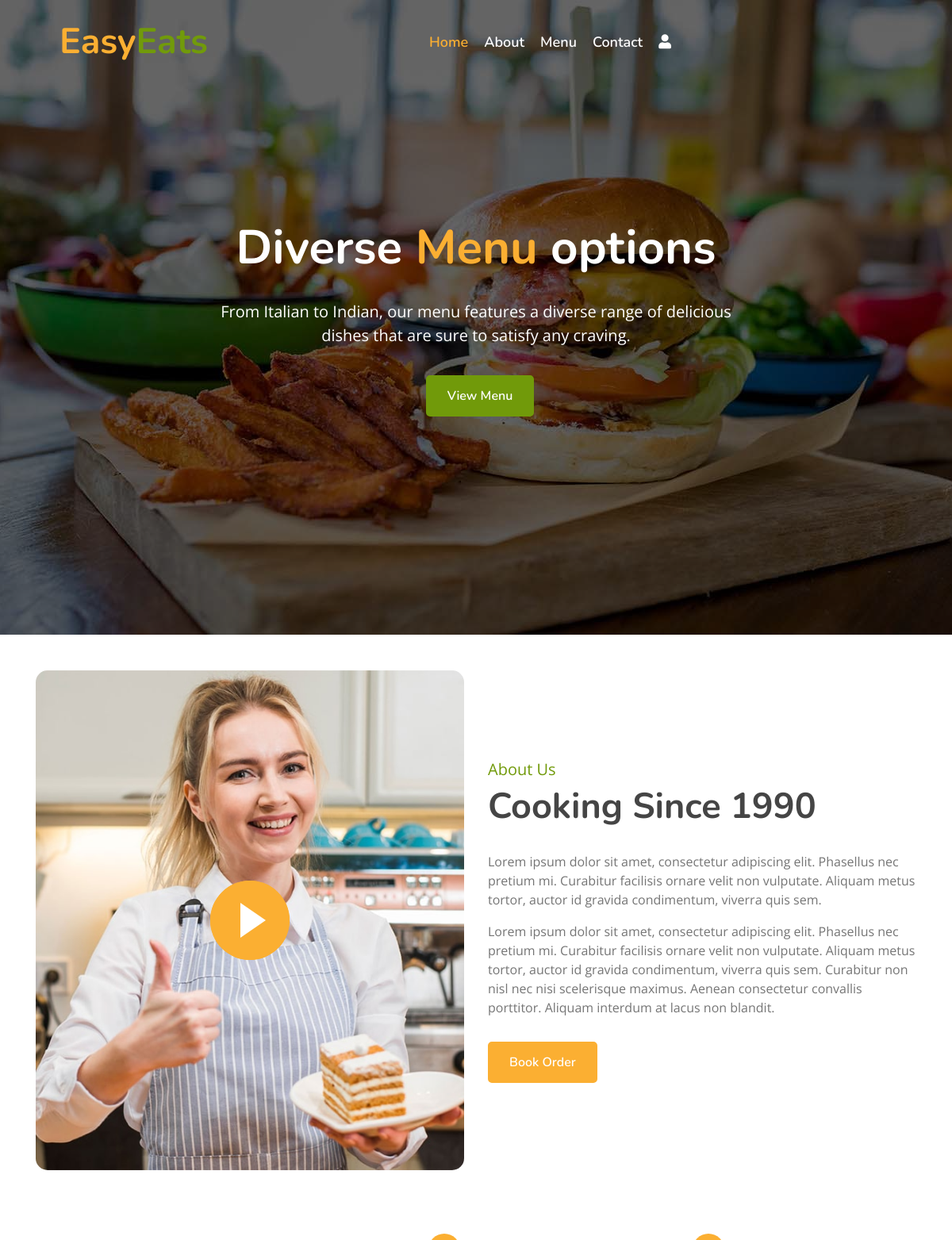
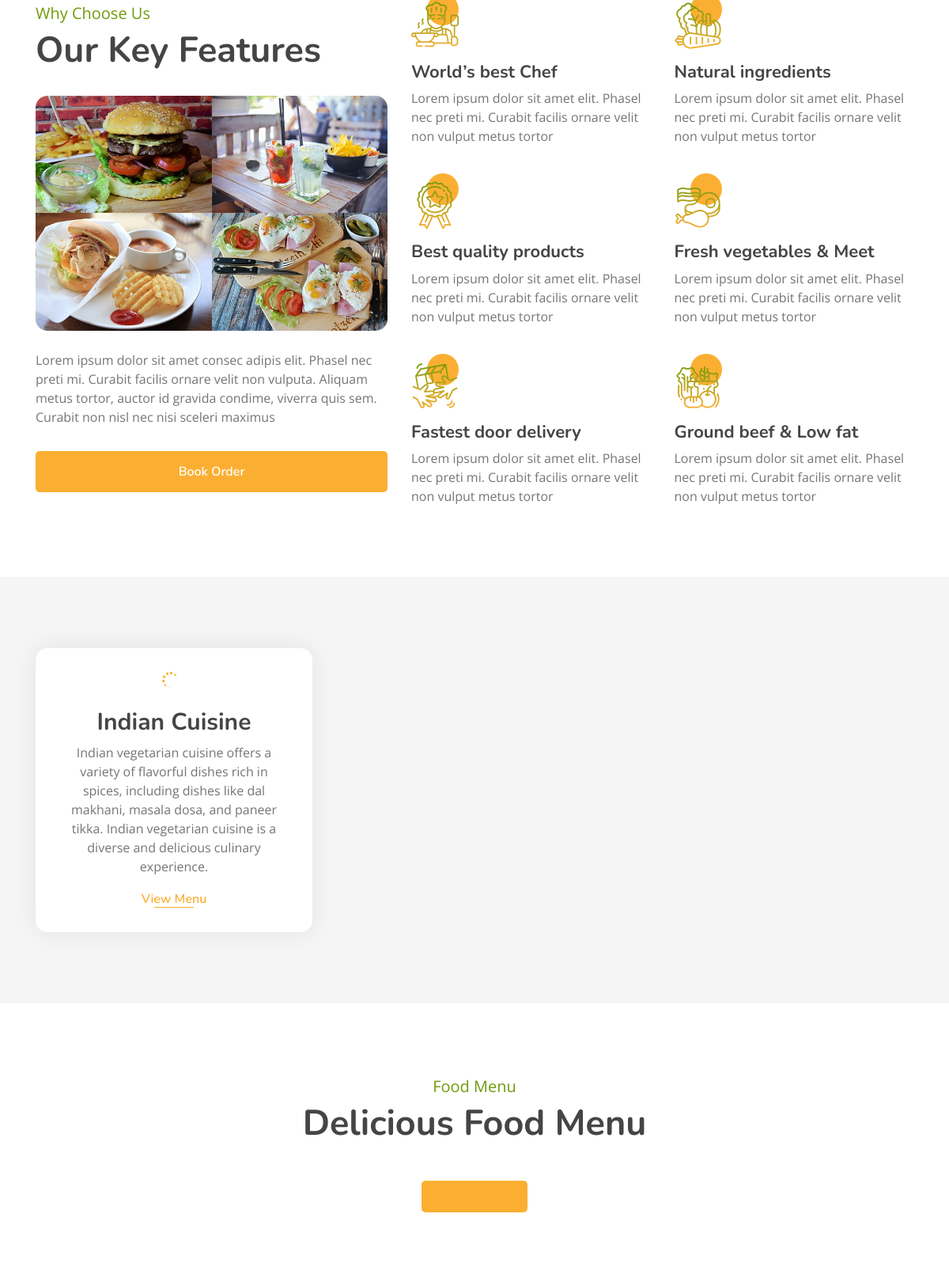
The page / (upper part) on the database its author committed (2 pictures, top to bottom).
### myapp/models.py (models this page shows, shortened)
class Category(models.Model):
    name = models.CharField(max_length=100, unique=True)
    image = models.ImageField(upload_to="categories/%Y/%m/%d")
    icon = models.CharField(max_length=50, blank=True)
    description = models.TextField()
    added_on = models.DateTimeField(auto_now_add=True)
    updated_on = models.DateTimeField(auto_now=True)

### myapp/views.py (the view)
# urls.py: path('',views.index,name="index"),
def index(request):
    context ={}
    cats = Category.objects.all().order_by('name')
    context['categories'] = cats
    dishes = []
    for cat in cats:
        dishes.append({
            'cat_id':cat.id,
            'cat_name':cat.name,
            'cat_img':cat.image,
            'items':list(cat.dish_set.all().values())
        })
    context['menu'] = dishes
    return render(request,'index.html', context)

### template/index.html (shortened to what this page needs)
{% extends "base.html" %}
{% load static %}
{% block content %}
        <div class="carousel">
            <div class="container-fluid">
                <div class="owl-carousel">
                    <div class="carousel-item">
                        <div class="carousel-img">
                            <img src="{% static 'img/carousel-1.jpg' %}" alt="Image">
                        </div>
                        <div class="carousel-text">
                            <h1>Diverse <span>Menu</span> options</h1>
                            <p>
                                From Italian to Indian, our menu features a diverse range of delicious dishes that are sure to satisfy any craving.
                            </p>
                            <div class="carousel-btn">
                                <a class="btn custom-btn" href="">View Menu</a>
                            </div>
                        </div>
                    </div>
                </div>
            </div>
        </div>
        <div class="about">
            <div class="container">
                <div class="row align-items-center">
                    <div class="col-lg-6">
                        <div class="about-img">
                            <button type="button" class="btn-play" data-toggle="modal" data-src="https://www.youtube.com/embed/DWRcNpR6Kdc" data-target="#videoModal">
                                <span></span>
                            </button>
                        </div>
                    </div>
                    <div class="col-lg-6">
                        <div class="about-content">
                            <div class="section-header">
                                <p>About Us</p>
                                <h2>Cooking Since 1990</h2>
                            </div>
                            <div class="about-text">
                                <p>
                                    Lorem ipsum dolor sit amet, consectetur adipiscing elit. Phasellus nec pretium mi. Curabitur facilisis ornare velit non vulputate. Aliquam metus tortor, auctor id gravida condimentum, viverra quis sem.
                                </p>
                                <p>
                                    Lorem ipsum dolor sit amet, consectetur adipiscing elit. Phasellus nec pretium mi. Curabitur facilisis ornare velit non vulputate. Aliquam metus tortor, auctor id gravida condimentum, viverra quis sem. Curabitur non nisl nec nisi scelerisque maximus. Aenean consectetur convallis porttitor. Aliquam interdum at lacus non blandit.
                                </p>
                                <a class="btn custom-btn" href="">Book Order</a>
                            </div>
                        </div>
                    </div>
                </div>
            </div>
        </div>
        <div class="feature">
            <div class="container">
                <div class="row">
                    <div class="col-lg-5">
                        <div class="section-header">
                            <p>Why Choose Us</p>
                            <h2>Our Key Features</h2>
                        </div>
                        <div class="feature-text">
                            <div class="feature-img">
                                <div class="row">
                                    <div class="col-6">
                                        <img src="/static/img/feature-1.jpg" alt="Image">
                                    </div>
                                    <div class="col-6">
                                        <img src="/static/img/feature-2.jpg" alt="Image">
                                    </div>
                                    <div class="col-6">
                                        <img src="/static/img/feature-3.jpg" alt="Image">
                                    </div>
                                    <div class="col-6">
                                        <img src="/static/img/feature-4.jpg" alt="Image">
                                    </div>
                                </div>
                            </div>
                            <p>
                                Lorem ipsum dolor sit amet consec adipis elit. Phasel nec preti mi. Curabit facilis ornare velit non vulputa. Aliquam metus tortor, auctor id gravida condime, viverra quis sem. Curabit non nisl nec nisi sceleri maximus
                            </p>
                            <a class="btn custom-btn" href="">Book Order</a>
                        </div>
                    </div>
                    <div class="col-lg-7">
                        <div class="row">
                            <div class="col-sm-6">
                                <div class="feature-item">
                                    <i class="flaticon-cooking"></i>
                                    <h3>World’s best Chef</h3>
                                    <p>
                                        Lorem ipsum dolor sit amet elit. Phasel nec preti mi. Curabit facilis ornare velit non vulput metus tortor
                                    </p>
                                </div>
                            </div>
                            <div class="col-sm-6">
                                <div class="feature-item">
                                    <i class="flaticon-vegetable"></i>
                                    <h3>Natural ingredients</h3>
                                    <p>
                                        Lorem ipsum dolor sit amet elit. Phasel nec preti mi. Curabit facilis ornare velit non vulput metus tortor
                                    </p>
                                </div>
                            </div>
                        </div>
                        <div class="row">
                            <div class="col-sm-6">
                                <div class="feature-item">
                                    <i class="flaticon-medal"></i>
                                    <h3>Best quality products</h3>
                                    <p>
                                        Lorem ipsum dolor sit amet elit. Phasel nec preti mi. Curabit facilis ornare velit non vulput metus tortor
                                    </p>
                                </div>
                            </div>
                            <div class="col-sm-6">
                                <div class="feature-item">
                                    <i class="flaticon-meat"></i>
                                    <h3>Fresh vegetables & Meet</h3>
                                    <p>
                                        Lorem ipsum dolor sit amet elit. Phasel nec preti mi. Curabit facilis ornare velit non vulput metus tortor
                                    </p>
                                </div>
                            </div>
                        </div>
                        <div class="row">
                            <div class="col-sm-6">
                                <div class="feature-item">
                                    <i class="flaticon-courier"></i>
                                    <h3>Fastest door delivery</h3>
                                    <p>
                                        Lorem ipsum dolor sit amet elit. Phasel nec preti mi. Curabit facilis ornare velit non vulput metus tortor
                                    </p>
                                </div>
                            </div>
                            <div class="col-sm-6">
                                <div class="feature-item">
                                    <i class="flaticon-fruits-and-vegetables"></i>
                                    <h3>Ground beef & Low fat</h3>
                                    <p>
                                        Lorem ipsum dolor sit amet elit. Phasel nec preti mi. Curabit facilis ornare velit non vulput metus tortor
                                    </p>
                                </div>
                            </div>
                        </div>
                    </div>
                </div>
            </div>
        </div>
        <div class="food">
            <div class="container">
                <div class="row align-items-center">
                {% for cat in categories %}
                    <div class="col-md-4">
                        <div class="food-item">
                            <h2>{{cat.name}}</h2>
                            <p>
                                {{cat.description}}
                            </p>
                            <a href="{% url 'all_dishes' %}?q={{cat.id}}">View Menu</a>
                        </div>
                    </div>
                {% endfor %}
                </div>
            </div>
        </div>
        <div class="menu">
            <div class="container">
                <div class="section-header text-center">
                    <p>Food Menu</p>
                    <h2>Delicious Food Menu</h2>
                </div>
                <div class="menu-tab">
                    <ul class="nav nav-pills justify-content-center">
                        {% for category in menu %}
                            <li class="nav-item">
                                <a class="nav-link" data-toggle="pill" href="#c-{{category.cat_id}}">{{category.cat_name}}</a>
                            </li>
                        {% endfor %}
                    </ul>
                    <div class="tab-content">
                    </div>
                </div>
            </div>
        </div>
{% endblock %}

### rows shown on the page
Category: name "Indian Cuisine", description "Indian vegetarian cuisine offers a variety of flavorful dishes rich in spices, including dishes like dal makhani, masala dosa, and paneer tikka. Indian vegetarian cuisine is a diverse and delicious culinary experience."
